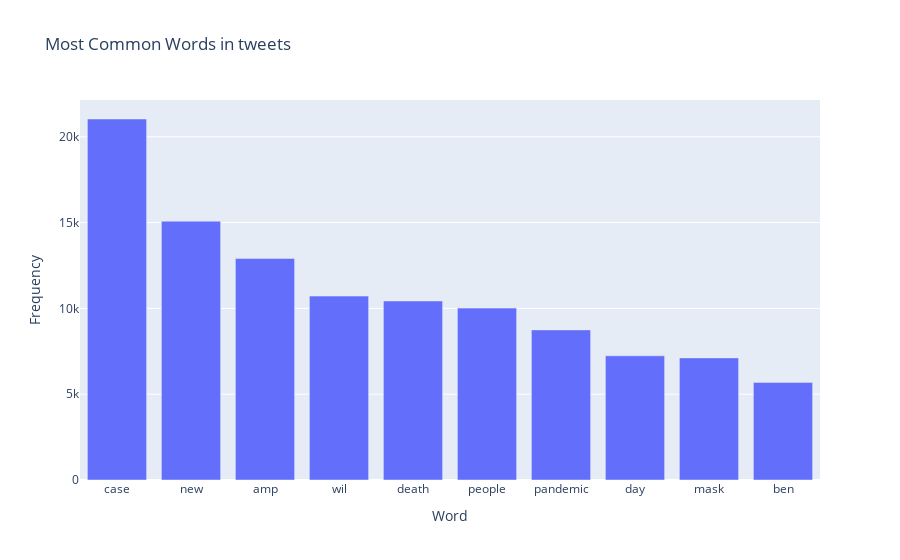

Notebook code cell kept with this figure:
### Code cell
px.bar(words_df, x='word', y='frq', title='Most Common Words in tweets', labels={'word': 'Word', 'frq': 'Frequency'})

### Figure 1 — Plotly figure (JSON) as saved in the notebook; plotly's stock layout.template omitted (floating-point values rounded to 4 significant figures)
{"data": [{"alignmentgroup": "True", "hovertemplate": "Word=%{x}<br>Frequency=%{y}<extra></extra>", "legendgroup": "", "marker": {"color": "#636efa", "pattern": {"shape": ""}}, "name": "", "offsetgroup": "", "orientation": "v", "showlegend": false, "textposition": "auto", "type": "bar", "x": ["case", "new", "amp", "wil", "death", "people", "pandemic", "day", "mask", "ben"], "xaxis": "x", "y": [21035, 15081, 12908, 10715, 10433, 10015, 8747, 7237, 7115, 5688], "yaxis": "y"}], "layout": {"barmode": "relative", "legend": {"tracegroupgap": 0}, "title": {"text": "Most Common Words in tweets"}, "xaxis": {"anchor": "y", "domain": [0, 1], "title": {"text": "Word"}}, "yaxis": {"anchor": "x", "domain": [0, 1], "title": {"text": "Frequency"}}}}
